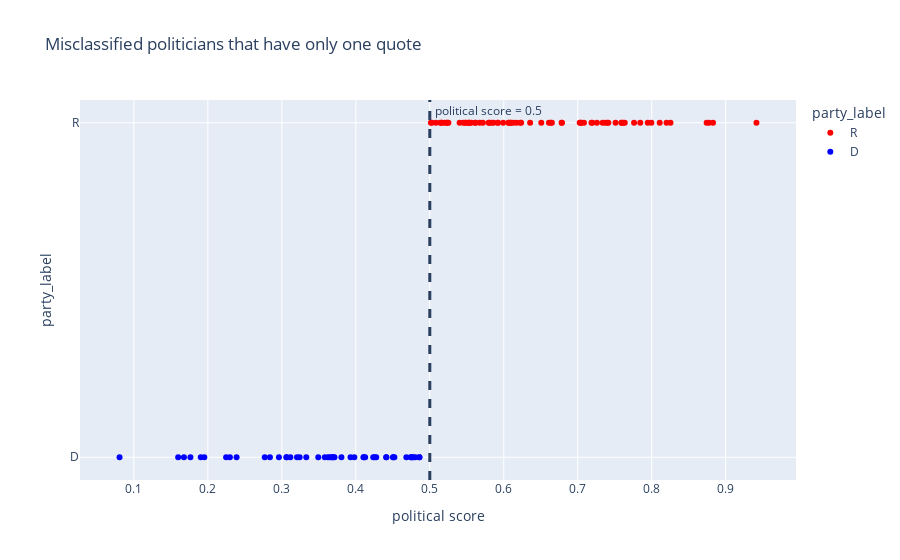

Notebook source saved alongside this figure:
### Markdown cell above
#### As we can see approximately 13% of our missclassifed speakers have only one quote, so let's investigate these !

### Code cell
#PLOT quotes of miscalssified speakers with only 1 quote

nb_quotes_per_id = quotes_falsely_classified.groupby('id').size()
ids_of_speakers_with_one_quote = nb_quotes_per_id[nb_quotes_per_id.values == 1].index.values
quotes = quotes_falsely_classified[quotes_falsely_classified.id.isin(ids_of_speakers_with_one_quote)]

color_code = ["red", "blue"] if quotes.party_label.values[0] == 'R' else [ "blue","red"]
fig = px.scatter(quotes, x =  'prob_dem', y = 'party_label', color = 'party_label' ,color_discrete_sequence=color_code, hover_data= ['party_label','speaker','prob_dem','quotation'], title = 'Misclassified politicians that have only one quote',labels=dict(prob_dem="political score"))
fig.add_vline(x=0.5,line_width=3, line_dash="dash",annotation_text=" political score = 0.5")
fig.show()

### Figure 1 — Plotly figure (JSON) as saved in the notebook; plotly's stock layout.template omitted (floating-point values rounded to 4 significant figures; data arrays with more than 128 entries replaced by an {"elided": "..."} marker saying what was removed)
{"data": [{"customdata": {"elided": "71x2 str values"}, "hovertemplate": "party_label=%{y}<br>political score=%{x}<br>speaker=%{customdata[0]}<br>quotation=%{customdata[1]}<extra></extra>", "legendgroup": "R", "marker": {"color": "red", "symbol": "circle"}, "mode": "markers", "name": "R", "orientation": "h", "showlegend": true, "type": "scatter", "x": [0.7511, 0.737, 0.6235, 0.7996, 0.7947, 0.5488, 0.6637, 0.6223, 0.5612, 0.8828, 0.8742, 0.5477, 0.9416, 0.5795, 0.5838, 0.8201, 0.5082, 0.6129, 0.759, 0.7045, 0.5992, 0.6066, 0.6095, 0.6356, 0.6507, 0.7615, 0.553, 0.6097, 0.7197, 0.7762, 0.7414, 0.514, 0.7594, 0.5015, 0.5227, 0.516, 0.5862, 0.7636, 0.7044, 0.5403, 0.6782, 0.5537, 0.524, 0.8774, 0.5452, 0.5027, 0.6786, 0.7186, 0.8108, 0.562, 0.556, 0.5675, 0.7084, 0.5807, 0.5252, 0.5718, 0.5201, 0.7259, 0.8254, 0.7335, 0.5163, 0.7845, 0.6171, 0.6065, 0.6611, 0.7027, 0.5918, 0.6651, 0.5922, 0.5522, 0.7402], "xaxis": "x", "y": ["R", "R", "R", "R", "R", "R", "R", "R", "R", "R", "R", "R", "R", "R", "R", "R", "R", "R", "R", "R", "R", "R", "R", "R", "R", "R", "R", "R", "R", "R", "R", "R", "R", "R", "R", "R", "R", "R", "R", "R", "R", "R", "R", "R", "R", "R", "R", "R", "R", "R", "R", "R", "R", "R", "R", "R", "R", "R", "R", "R", "R", "R", "R", "R", "R", "R", "R", "R", "R", "R", "R"], "yaxis": "y"}, {"customdata": [["William H. Hodges", "With admirable cunning he announced to his fellow employees at the post office,' a chicken coop bee '"], ["Glenn R. Croshaw", "vile, despicable and disgusting acts."], ["Karen S. Montgomery", "It is better than nothing, but we need to be aware of what we're unleashing on Maryland,"], ["Patrick Kirschman", "We have over 7,000 small bridges that were built back in the 1930's that can be replaced but they still have to take the old bridge out and it takes a couple hundred thousand dollars to get it all done,"], ["James W. Symington", "ranging in propriety from blasphemy to prayer."], ["Robin Belcher", "It was a cottonmouth snake, 4 foot, and he pulled it out of pillow case and laid it on his chest and it ended up striking him on the face,"], ["Dennis Conta", "Got to be careful what you pray for,"], ["Arenda Troutman", "What are you, a troublemaker?"], ["Robert E. Newton", "(Kincannon) will arrange to have the dog at the Lexington County Sheriff's Department (LCSD) at 4:00 p.m. on Saturday, July 2, 2016 for retrieval by (Griffith) or her designee,"], ["John Cook", "I will certainly remove you from our email list. Ours is a bi-national association with mayors from the United States and Mexico that were elected to serve border communities."], ["William Wilbur", "That was it. That got her. She would do anything to help him,"], ["Linda Melconian", "Of course, he got on the phone,"], ["Rae Waters", "Because of the budget, we're not being given the grant to do that,"], ["Benjamin Purcell", "In closing, I wish I could say to you that peace is guaranteed, that peace is permanent, but that would be unrealistic as history shows a different pattern. Will Durant has written that `in the last 3,400 years of recorded history, only 268 have seen no war."], ["Gary LaPaille", "after 12 years of Reagan, Bush and Quayle."], ["Kevin P. Murphy", "To me it's obvious that people really want this and this is really useful. Okay fine, maybe we get the calories of by 20 per cent. It doesn't matter. We're going to average over a week or a month or a year,"], ["Gary Locke", "We are most impressed how warm and friendly the people of China were to our entire family,"], ["Mike Callihan", "How many more years do we have in this?"], ["Rosario Kennedy", "This project will make Miami one of the economic centres of the fashion world, as other fashion houses are watching Naeem Khan's success in Miami,"], ["William Enyart", "I don't have a clue who this guy is,"], ["Tobias Barry", "It saved a hell of a lot of lives."], ["William Sesler", "go for after work for drinks,"], ["Don Gaffney", "everybody looks to see where the noise comes from."], ["Claudette Woodard", "I really do. It's really good and there's so much to see and do."], ["Ronald Cowell", "I think the law is not going to go away and that brick-and-mortar charter schools are going to remain part of the public charter school menu,"], ["Trent Van Haaften", "We've come to a meeting of the minds, but nothing is certain until the gavel drops,"], ["Mark Danish", "There's a lot more that could be done and needs to be done."], ["Clara Burnett", "OK, but you look beautiful,"], ["John W. Beard", "The island has 80 buildings suitable for housing, and 225 more could be converted at relatively little cost."], ["Jane Watson Stetson", "If you were engaged with the Obama campaign and the president himself, yes you're very interested in supporting him going forward. He's being very careful not to direct, but to more to use his talents where he sees an opportunity,"], ["Wayne H. Fawbush", "a bunch of people who have gambled and are in the process of losing. I am very concerned."], ["Keith L. T. Wright", "Our next awardee is someone who's very special, he's young, he's active, he's got a lot of energy and he happens to love this community... The recipient of the leader of the year award goes to... David Hanzal!"], ["Eloise Tungpalan", "Mom, that's the lady who played with me at the office."], ["Samuel Baptiste", "with the intent that the information be used for and in furtherance of an activity that constitutes a federal crime of violence."], ["Don Svaty", "You couldn't get it out of him."], ["Jesus Borja", "Pretty good. People came out. We're hearing slogans, shouting of time for a change, we want a change. The people want a change,"], ["Annette Polly Williams", "But you know, think about what could happen if we could take and reproduce these schools that are working and if poor people could take this money that's now going to these schools that are in shambles, this could work."], ["Albert Belan", "I thought I'll take a shot at it,"], ["Newt Hudson", "I'm certain that didn't happen here."], ["James William Hennigan Jr.", "their crazy policies of social engineering and abortion."], ["Robert Consalvo", "Partnerships like these are the glue that holds our schools together,"], ["Wayne Sanstead", "You know why they did that? They think it's because of you that they're free today."], ["Tiffany Alston", "told investigators that she stabbed her sister,"], ["Mack McInnis", "We want a prisoner to look like a prisoner, to smell like a prisoner and taste like a prisoner,"], ["William Killen", "The History of the Apollo and Skylab Astronaut Rescue Teams."], ["Donald M. Fraser", "systematically violated U.S. tax, immigration, banking, currency"], ["Conrado Vega", "We got used to Windows at work,"], ["Winfield Moses", "When Win wins we all win."]], "hovertemplate": "party_label=%{y}<br>political score=%{x}<br>speaker=%{customdata[0]}<br>quotation=%{customdata[1]}<extra></extra>", "legendgroup": "D", "marker": {"color": "blue", "symbol": "circle"}, "mode": "markers", "name": "D", "orientation": "h", "showlegend": true, "type": "scatter", "x": [0.4104, 0.3929, 0.4509, 0.3712, 0.3622, 0.3581, 0.4126, 0.4236, 0.2388, 0.2769, 0.4412, 0.4502, 0.4108, 0.3065, 0.333, 0.2247, 0.1904, 0.398, 0.4805, 0.2961, 0.324, 0.3205, 0.4743, 0.3685, 0.1677, 0.4257, 0.3673, 0.2298, 0.4861, 0.3698, 0.3115, 0.4773, 0.4413, 0.1764, 0.4747, 0.4683, 0.3649, 0.4858, 0.2839, 0.08063, 0.477, 0.3493, 0.4521, 0.3806, 0.1952, 0.1599, 0.3062, 0.4276], "xaxis": "x", "y": ["D", "D", "D", "D", "D", "D", "D", "D", "D", "D", "D", "D", "D", "D", "D", "D", "D", "D", "D", "D", "D", "D", "D", "D", "D", "D", "D", "D", "D", "D", "D", "D", "D", "D", "D", "D", "D", "D", "D", "D", "D", "D", "D", "D", "D", "D", "D", "D"], "yaxis": "y"}], "layout": {"annotations": [{"showarrow": false, "text": " political score = 0.5", "x": 0.5, "xanchor": "left", "xref": "x", "y": 1, "yanchor": "top", "yref": "y domain"}], "legend": {"title": {"text": "party_label"}, "tracegroupgap": 0}, "shapes": [{"line": {"dash": "dash", "width": 3}, "type": "line", "x0": 0.5, "x1": 0.5, "xref": "x", "y0": 0, "y1": 1, "yref": "y domain"}], "title": {"text": "Misclassified politicians that have only one quote"}, "xaxis": {"anchor": "y", "domain": [0, 1], "title": {"text": "political score"}}, "yaxis": {"anchor": "x", "categoryarray": ["D", "R"], "categoryorder": "array", "domain": [0, 1], "title": {"text": "party_label"}}}}
